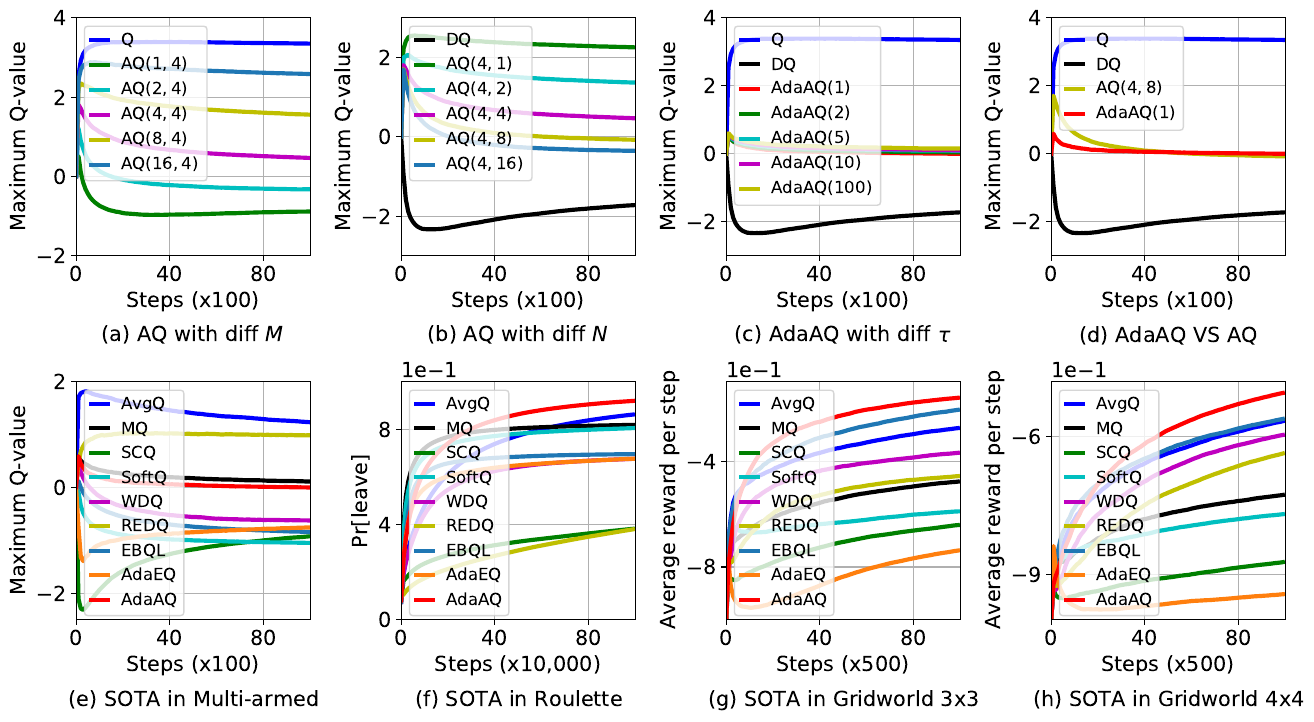

The Python source for this figure:
import matplotlib.pyplot as plt
from matplotlib.pyplot import MultipleLocator
import ast


def figure(multiarm_m, multiarm_n, multiarm_c, multiarm_a, multiarm_sota, policy_sota, reward3_sota, reward4_sota):
    fig = plt.figure(figsize=(13, 7))
    # [左, 下, 宽, 高] 规定的矩形区域 （全部是0~1之间的数，表示比例）
    rect1 = [0.05, 0.65, 0.18, 0.34]
    rect2 = [0.3, 0.65, 0.18, 0.34]
    rect4 = [0.55, 0.65, 0.18, 0.34]
    rect3 = [0.8, 0.65, 0.18, 0.34]
    rect5 = [0.05, 0.13, 0.18, 0.34]
    rect6 = [0.3, 0.13, 0.18, 0.34]
    rect7 = [0.55, 0.13, 0.18, 0.34]
    rect8 = [0.8, 0.13, 0.18, 0.34]
    ax1 = plt.axes(rect1)
    ax2 = plt.axes(rect2)
    ax3 = plt.axes(rect3)
    ax4 = plt.axes(rect4)
    ax5 = plt.axes(rect5)
    ax6 = plt.axes(rect6)
    ax7 = plt.axes(rect7)
    ax8 = plt.axes(rect8)




    label_m = [r'Q',
               r'AQ($1,4$)',
               r'AQ($2,4$)',
               r'AQ($4,4$)',
               r'AQ($8,4$)',
               r'AQ($16,4$)']
    x_value = [i for i in range(len(multiarm_m[0]))]
    ax1.plot(x_value, multiarm_m[0], linewidth=3.0, label=label_m[0], color='blue')
    ax1.plot(x_value, multiarm_m[1], linewidth=3.0, label=label_m[1], color='green')
    ax1.plot(x_value, multiarm_m[2], linewidth=3.0, label=label_m[2], color='c')
    ax1.plot(x_value, multiarm_m[3], linewidth=3.0, label=label_m[3], color='m')
    ax1.plot(x_value, multiarm_m[4], linewidth=3.0, label=label_m[4], color='y')
    ax1.plot(x_value, multiarm_m[5], linewidth=3.0, label=label_m[5], color='#1f77b4')
    ax1.set_ylabel(r'Maximum Q-value', fontsize=15)
    ax1.set_xlabel(r'Steps (x100)', fontsize=15)
    ax1.set_xlim(0, len(multiarm_m[0]))
    ax1.set_ylim(-2, 4)
    ax1.tick_params(labelsize=15)
    xx = MultipleLocator(40)
    ax1.xaxis.set_major_locator(xx)
    yy = MultipleLocator(2)
    ax1.yaxis.set_major_locator(yy)
    ax1.yaxis.get_offset_text().set_fontsize(15)
    ax1.grid()
    ax1.legend(fontsize=12, loc="upper left", handlelength=1)
    ax1.set_title(label=r'(a) AQ with diff $M$', fontsize=15, y=-0.4)



    label_n = [r'DQ',
               r'AQ($4,1$)',
               r'AQ($4,2$)',
               r'AQ($4,4$)',
               r'AQ($4,8$)',
               r'AQ($4,16$)']
    x_value = [i for i in range(len(multiarm_n[0]))]
    ax2.plot(x_value, multiarm_n[0], linewidth=3.0, label=label_n[0], color='black')
    ax2.plot(x_value, multiarm_n[1], linewidth=3.0, label=label_n[1], color='green')
    ax2.plot(x_value, multiarm_n[2], linewidth=3.0, label=label_n[2], color='c')
    ax2.plot(x_value, multiarm_n[3], linewidth=3.0, label=label_n[3], color='m')
    ax2.plot(x_value, multiarm_n[4], linewidth=3.0, label=label_n[4], color='y')
    ax2.plot(x_value, multiarm_n[5], linewidth=3.0, label=label_n[5], color='#1f77b4')
    ax2.set_ylabel(r'Maximum Q-value', fontsize=15)
    ax2.set_xlabel(r'Steps (x100)', fontsize=15)
    ax2.set_xlim(0, len(multiarm_m[0]))
    ax2.set_ylim(-3, 3)
    ax2.tick_params(labelsize=15)
    xx = MultipleLocator(40)
    ax2.xaxis.set_major_locator(xx)
    yy = MultipleLocator(2)
    ax2.yaxis.set_major_locator(yy)
    ax2.yaxis.get_offset_text().set_fontsize(15)
    ax2.grid()
    ax2.legend(fontsize=12, loc="upper left", handlelength=1)
    ax2.set_title(label=r'(b) AQ with diff $N$', fontsize=15, y=-0.4)




    label_c = [r'Q',
               r'DQ',
               r'AQ($4,8$)',
               r'AdaAQ($1$)']
    x_value = [i for i in range(len(multiarm_c[0]))]
    ax3.plot(x_value, multiarm_c[0], linewidth=3.0, label=label_c[0], color='blue')
    ax3.plot(x_value, multiarm_c[1], linewidth=3.0, label=label_c[1], color='black')
    ax3.plot(x_value, multiarm_c[2], linewidth=3.0, label=label_c[2], color='y')
    ax3.plot(x_value, multiarm_c[3], linewidth=3.0, label=label_c[3], color='red')
    ax3.set_ylabel(r'Maximum Q-value', fontsize=15)
    ax3.set_xlabel(r'Steps (x100)', fontsize=15)
    ax3.set_xlim(0, len(multiarm_c[0]))
    ax3.set_ylim(-3.0, 4)
    ax3.tick_params(labelsize=15)
    xx = MultipleLocator(40)
    ax3.xaxis.set_major_locator(xx)
    yy = MultipleLocator(2)
    ax3.yaxis.set_major_locator(yy)
    ax3.yaxis.get_offset_text().set_fontsize(15)
    ax3.grid()
    ax3.legend(fontsize=12, loc="upper left", handlelength=1)
    ax3.set_title(label=r'(d) AdaAQ VS AQ', fontsize=15, y=-0.4)



    label_a = [r'Q',
               r'DQ',
               r'AdaAQ($1$)',
               r'AdaAQ($2$)',
               r'AdaAQ($5$)',
               r'AdaAQ($10$)',
               r'AdaAQ($100$)']
    x_value = [i for i in range(len(multiarm_a[0]))]
    ax4.plot(x_value, multiarm_a[0], linewidth=3.0, label=label_a[0], color='blue')
    ax4.plot(x_value, multiarm_a[1], linewidth=3.0, label=label_a[1], color='black')
    ax4.plot(x_value, multiarm_a[2], linewidth=3.0, label=label_a[2], color='red')
    ax4.plot(x_value, multiarm_a[3], linewidth=3.0, label=label_a[3], color='green')
    ax4.plot(x_value, multiarm_a[4], linewidth=3.0, label=label_a[4], color='c')
    ax4.plot(x_value, multiarm_a[5], linewidth=3.0, label=label_a[5], color='m')
    ax4.plot(x_value, multiarm_a[6], linewidth=3.0, label=label_a[6], color='y')
    ax4.set_ylabel(r'Maximum Q-value', fontsize=15)
    ax4.set_xlabel(r'Steps (x100)', fontsize=15)
    ax4.set_xlim(0, len(multiarm_c[0]))
    ax4.set_ylim(-3, 4)
    ax4.tick_params(labelsize=15)
    xx = MultipleLocator(40)
    ax4.xaxis.set_major_locator(xx)
    yy = MultipleLocator(2)
    ax4.yaxis.set_major_locator(yy)
    ax4.yaxis.get_offset_text().set_fontsize(15)
    ax4.grid()
    ax4.legend(fontsize=12, loc="upper left", handlelength=1)
    ax4.set_title(label=r'(c) AdaAQ with diff $\tau$', fontsize=15, y=-0.4)


    label_sota = [r'AvgQ',
             r"MQ",
             r'SCQ',
             r'SoftQ',
             r'WDQ',
             r'REDQ',
             r'EBQL',
             r"AdaEQ",
             r'AdaAQ']

    x_value = [i for i in range(len(multiarm_sota[0]))]
    ax5.plot(x_value, multiarm_sota[0], linewidth=3.0, label=label_sota[0], color='blue')
    ax5.plot(x_value, multiarm_sota[1], linewidth=3.0, label=label_sota[1], color='black')
    ax5.plot(x_value, multiarm_sota[2], linewidth=3.0, label=label_sota[2], color='green')
    ax5.plot(x_value, multiarm_sota[3], linewidth=3.0, label=label_sota[3], color='c')
    ax5.plot(x_value, multiarm_sota[4], linewidth=3.0, label=label_sota[4], color='m')
    ax5.plot(x_value, multiarm_sota[5], linewidth=3.0, label=label_sota[5], color='y')
    ax5.plot(x_value, multiarm_sota[6], linewidth=3.0, label=label_sota[6], color='#1f77b4')
    ax5.plot(x_value, multiarm_sota[7], linewidth=3.0, label=label_sota[7], color='#ff7f0e')
    ax5.plot(x_value, multiarm_sota[8], linewidth=3.0, label=label_sota[8], color='red')
    ax5.set_ylabel(r'Maximum Q-value', fontsize=15)
    ax5.set_xlabel(r'Steps (x100)', fontsize=15)
    ax5.set_xlim(0, len(multiarm_sota[0]))
    ax5.set_ylim(-2.5, 2.0)
    ax5.tick_params(labelsize=15)
    xx = MultipleLocator(40)
    ax5.xaxis.set_major_locator(xx)
    yy = MultipleLocator(2)
    ax5.yaxis.set_major_locator(yy)
    ax5.yaxis.get_major_formatter().set_powerlimits((0, 1))
    ax5.yaxis.get_offset_text().set_fontsize(15)
    ax5.grid()
    ax5.legend(fontsize=12, loc="upper left", handlelength=1)
    ax5.set_title(label=r'(e) SOTA in Multi-armed', fontsize=15, y=-0.4)



    x_value = [i for i in range(len(policy_sota[0]))]
    ax6.plot(x_value, policy_sota[0], linewidth=3.0, label=label_sota[0], color='blue')
    ax6.plot(x_value, policy_sota[1], linewidth=3.0, label=label_sota[1], color='black')
    ax6.plot(x_value, policy_sota[2], linewidth=3.0, label=label_sota[2], color='green')
    ax6.plot(x_value, policy_sota[3], linewidth=3.0, label=label_sota[3], color='c')
    ax6.plot(x_value, policy_sota[4], linewidth=3.0, label=label_sota[4], color='m')
    ax6.plot(x_value, policy_sota[5], linewidth=3.0, label=label_sota[5], color='y')
    ax6.plot(x_value, policy_sota[6], linewidth=3.0, label=label_sota[6], color='#1f77b4')
    ax6.plot(x_value, policy_sota[7], linewidth=3.0, label=label_sota[7], color='#ff7f0e')
    ax6.plot(x_value, policy_sota[8], linewidth=3.0, label=label_sota[8], color='red')
    ax6.set_ylabel(r'$\Pr$[leave]', fontsize=15)
    ax6.set_xlabel(r'Steps (x10,000)', fontsize=15)
    ax6.set_xlim(0, len(policy_sota[0]))
    ax6.set_ylim(0, 1.0)
    ax6.tick_params(labelsize=15)
    xx = MultipleLocator(40)
    ax6.xaxis.set_major_locator(xx)
    yy = MultipleLocator(0.4)
    ax6.yaxis.set_major_locator(yy)
    ax6.yaxis.get_major_formatter().set_powerlimits((0, 1))
    ax6.yaxis.get_offset_text().set_fontsize(15)
    ax6.grid()
    ax6.legend(fontsize=12, loc="upper left", handlelength=1)
    ax6.set_title(label=r'(f) SOTA in Roulette', fontsize=15, y=-0.4)



    x_value = [i for i in range(len(reward3_sota[0]))]
    ax7.plot(x_value, reward3_sota[0], linewidth=3.0, label=label_sota[0], color='blue')
    ax7.plot(x_value, reward3_sota[1], linewidth=3.0, label=label_sota[1], color='black')
    ax7.plot(x_value, reward3_sota[2], linewidth=3.0, label=label_sota[2], color='green')
    ax7.plot(x_value, reward3_sota[3], linewidth=3.0, label=label_sota[3], color='c')
    ax7.plot(x_value, reward3_sota[4], linewidth=3.0, label=label_sota[4], color='m')
    ax7.plot(x_value, reward3_sota[5], linewidth=3.0, label=label_sota[5], color='y')
    ax7.plot(x_value, reward3_sota[6], linewidth=3.0, label=label_sota[6], color='#1f77b4')
    ax7.plot(x_value, reward3_sota[7], linewidth=3.0, label=label_sota[7], color='#ff7f0e')
    ax7.plot(x_value, reward3_sota[8], linewidth=3.0, label=label_sota[8], color='red')
    ax7.set_ylabel(r'Average reward per step', fontsize=15)
    ax7.set_xlabel(r'Steps (x500)', fontsize=15)
    ax7.set_xlim(0, len(reward3_sota[0]))
    ax7.set_ylim(-1, -0.1)
    ax7.tick_params(labelsize=15)
    xx = MultipleLocator(40)
    ax7.xaxis.set_major_locator(xx)
    yy = MultipleLocator(0.4)
    ax7.yaxis.set_major_locator(yy)
    ax7.yaxis.get_major_formatter().set_powerlimits((-1, -1))
    ax7.yaxis.get_offset_text().set_fontsize(15)
    ax7.grid()
    ax7.legend(fontsize=12, loc="upper left", handlelength=1)
    ax7.set_title(label=r'(g) SOTA in Gridworld 3x3', fontsize=15, y=-0.4)



    x_value = [i for i in range(len(reward4_sota[0]))]
    ax8.plot(x_value, reward4_sota[0], linewidth=3.0, label=label_sota[0], color='blue')
    ax8.plot(x_value, reward4_sota[1], linewidth=3.0, label=label_sota[1], color='black')
    ax8.plot(x_value, reward4_sota[2], linewidth=3.0, label=label_sota[2], color='green')
    ax8.plot(x_value, reward4_sota[3], linewidth=3.0, label=label_sota[3], color='c')
    ax8.plot(x_value, reward4_sota[4], linewidth=3.0, label=label_sota[4], color='m')
    ax8.plot(x_value, reward4_sota[5], linewidth=3.0, label=label_sota[5], color='y')
    ax8.plot(x_value, reward4_sota[6], linewidth=3.0, label=label_sota[6], color='#1f77b4')
    ax8.plot(x_value, reward4_sota[7], linewidth=3.0, label=label_sota[7], color='#ff7f0e')
    ax8.plot(x_value, reward4_sota[8], linewidth=3.0, label=label_sota[8], color='red')
    ax8.set_ylabel(r'Average reward per step', fontsize=15)
    ax8.set_xlabel(r'Steps (x500)', fontsize=15)
    ax8.set_xlim(0, len(reward4_sota[0]))
    ax8.set_ylim(-1, -0.48)
    ax8.tick_params(labelsize=15)
    xx = MultipleLocator(40)
    ax8.xaxis.set_major_locator(xx)
    yy = MultipleLocator(0.3)
    ax8.yaxis.set_major_locator(yy)
    ax8.yaxis.get_major_formatter().set_powerlimits((-1, -1))
    ax8.yaxis.get_offset_text().set_fontsize(15)
    ax8.grid()
    ax8.legend(fontsize=12, loc="upper left", handlelength=1)
    ax8.set_title(label=r'(h) SOTA in Gridworld 4x4', fontsize=15, y=-0.4)


    plt.savefig("./TableQ.pdf", dpi=600, bbox_inches='tight', format='pdf')
    plt.show()



def get_Q_value(dir):
    log = open(dir, 'r').readlines()
    max_Q_S = log[-1][:]
    max_Q_S = ast.literal_eval(max_Q_S)
    return max_Q_S


def get_P_value(dir):
    log = open(dir, 'r').readlines()
    A_left_P = log[-1][:]
    A_left_P = ast.literal_eval(A_left_P)
    return A_left_P


def get_reward_value(dir):
    log = open(dir, 'r').readlines()
    reward = log[-1][:]
    reward = ast.literal_eval(reward)
    return reward

if __name__ == "__main__":
    Q1_learning_dir = r'../Multiarms/Result/log.Q 2025.03.14.16.35.44'
    y1_value = get_Q_value(
        dir=Q1_learning_dir)
    Q2_learning_dir = r'../Multiarms/Result/log.AQ (1,4) 2025.03.15.16.08.02'
    y2_value = get_Q_value(
        dir=Q2_learning_dir)
    Q3_learning_dir = r'../Multiarms/Result/log.AQ (2,4) 2025.03.15.16.11.26'
    y3_value = get_Q_value(
        dir=Q3_learning_dir)
    Q4_learning_dir = r'../Multiarms/Result/log.AQ (4,4) 2025.03.15.15.58.28'
    y4_value = get_Q_value(
        dir=Q4_learning_dir)
    Q5_learning_dir = r'../Multiarms/Result/log.AQ (8,4) 2025.03.15.16.14.51'
    y5_value = get_Q_value(
        dir=Q5_learning_dir)
    Q6_learning_dir = r'../Multiarms/Result/log.AQ (16,4) 2025.03.15.16.18.11'
    y6_value = get_Q_value(
        dir=Q6_learning_dir)
    multiarm_m = [y1_value, y2_value, y3_value, y4_value, y5_value, y6_value]

    print("multiarm_m:")
    for i in multiarm_m:
        print(i[-1])



    Q1_learning_dir = r'../Multiarms/Result/log.DQ 2025.03.14.16.35.40'
    y1_value = get_Q_value(
        dir=Q1_learning_dir)
    Q2_learning_dir = r'../Multiarms/Result/log.AQ (4,1) 2025.03.15.15.52.01'
    y2_value = get_Q_value(
        dir=Q2_learning_dir)
    Q3_learning_dir = r'../Multiarms/Result/log.AQ (4,2) 2025.03.15.15.55.15'
    y3_value = get_Q_value(
        dir=Q3_learning_dir)
    Q4_learning_dir = r'../Multiarms/Result/log.AQ (4,4) 2025.03.15.15.58.28'
    y4_value = get_Q_value(
        dir=Q4_learning_dir)
    Q5_learning_dir = r'../Multiarms/Result/log.AQ (4,8) 2025.03.15.16.01.43'
    y5_value = get_Q_value(
        dir=Q5_learning_dir)
    Q6_learning_dir = r'../Multiarms/Result/log.AQ (4,16) 2025.03.15.16.04.53'
    y6_value = get_Q_value(
        dir=Q6_learning_dir)
    multiarm_n = [y1_value, y2_value, y3_value, y4_value, y5_value, y6_value]

    print("multiarm_n:")
    for i in multiarm_n:
        print(i[-1])



    Q1_learning_dir = r'../Multiarms/Result/log.Q 2025.03.14.16.35.44'
    y1_value = get_Q_value(
        dir=Q1_learning_dir)
    Q2_learning_dir = r'../Multiarms/Result/log.DQ 2025.03.14.16.35.40'
    y2_value = get_Q_value(
        dir=Q2_learning_dir)
    Q3_learning_dir = r'../Multiarms/Result/log.AQ (4,8) 2025.03.15.16.01.43'
    y3_value = get_Q_value(
        dir=Q3_learning_dir)
    Q4_learning_dir = r'../Multiarms/Result/log.SoftAQ (1) 2025.03.14.16.02.57'
    y4_value = get_Q_value(
        dir=Q4_learning_dir)
    multiarm_c = [y1_value, y2_value, y3_value, y4_value]

    print("multiarm_c:")
    for i in multiarm_c:
        print(i[-1])




    Q1_learning_dir = r'../Multiarms/Result/log.Q 2025.03.14.16.35.44'
    y1_value = get_Q_value(
        dir=Q1_learning_dir)
    Q2_learning_dir = r'../Multiarms/Result/log.DQ 2025.03.14.16.35.40'
    y2_value = get_Q_value(
        dir=Q2_learning_dir)
    Q3_learning_dir = r'../Multiarms/Result/log.SoftAQ (1) 2025.03.14.16.02.57'
    y3_value = get_Q_value(
        dir=Q3_learning_dir)
    Q4_learning_dir = r'../Multiarms/Result/log.SoftAQ (2) 2025.03.14.16.09.29'
    y4_value = get_Q_value(
        dir=Q4_learning_dir)
    Q5_learning_dir = r'../Multiarms/Result/log.SoftAQ (5) 2025.03.14.16.15.49'
    y5_value = get_Q_value(
        dir=Q5_learning_dir)
    Q6_learning_dir = r'../Multiarms/Result/log.SoftAQ (10) 2025.03.14.16.22.09'
    y6_value = get_Q_value(
        dir=Q6_learning_dir)
    Q7_learning_dir = r'../Multiarms/Result/log.SoftAQ (100) 2025.03.14.16.28.26'
    y7_value = get_Q_value(
        dir=Q7_learning_dir)
    multiarm_a = [y1_value, y2_value, y3_value, y4_value, y5_value, y6_value, y7_value]

    print("multiarm_a:")
    for i in multiarm_a:
        print(i[-1])







    Q1_learning_dir = r'../Multiarms/Result/log.EnsembleQ 2025.03.14.18.41.09'
    y1_value = get_Q_value(
        dir=Q1_learning_dir)
    Q2_learning_dir = r'../Multiarms/Result/log.MaxminQ 2025.03.14.18.36.36'
    y2_value = get_Q_value(
        dir=Q2_learning_dir)
    Q3_learning_dir = r'../Multiarms/Result/log.SelfCorrectingQ 2025.03.14.18.26.50'
    y3_value = get_Q_value(
        dir=Q3_learning_dir)
    Q4_learning_dir = r'../Multiarms/Result/log.SoftmaxQ 2025.03.14.18.23.09'
    y4_value = get_Q_value(
        dir=Q4_learning_dir)
    Q5_learning_dir = r'../Multiarms/Result/log.WeightedDoubleQ 2025.03.14.20.16.11'
    y5_value = get_Q_value(
        dir=Q5_learning_dir)
    Q6_learning_dir = r'../Multiarms/Result/log.REDQ 2025.03.14.19.41.06'
    y6_value = get_Q_value(
        dir=Q6_learning_dir)
    Q7_learning_dir = r'../Multiarms/Result/log.EBQL 2025.03.14.19.40.47'
    y7_value = get_Q_value(
        dir=Q7_learning_dir)
    Q8_learning_dir = r'../Multiarms/Result/log.AdaEQ 2025.03.14.19.40.21'
    y8_value = get_Q_value(
        dir=Q8_learning_dir)
    Q9_learning_dir = r'../Multiarms/Result/log.SoftAQ (1) 2025.03.14.16.02.57'
    y9_value = get_Q_value(
        dir=Q9_learning_dir)
    multiarm_sota = [y1_value, y2_value, y3_value, y4_value, y5_value, y6_value, y7_value, y8_value, y9_value]
    print("multiarm_sota:")
    for i in multiarm_sota:
        print(i[-1])

    Q1_learning_dir = r'../Roulette/Result/log.EnsembleQ 2025.03.17.14.44.12'
    y1_value = get_P_value(
        dir=Q1_learning_dir)
    Q2_learning_dir = r'../Roulette/Result/log.MaxminQ 2025.03.21.22.39.42'
    y2_value = get_P_value(
        dir=Q2_learning_dir)
    Q3_learning_dir = r'../Roulette/Result/log.SelfCorrectingQ 2025.03.17.14.44.57'
    y3_value = get_P_value(
        dir=Q3_learning_dir)
    Q4_learning_dir = r'../Roulette/Result/log.SoftmaxQ 2025.03.17.14.45.50'
    y4_value = get_P_value(
        dir=Q4_learning_dir)
    Q5_learning_dir = r'../Roulette/Result/log.WeightedDoubleQ 2025.03.17.14.46.01'
    y5_value = get_P_value(
        dir=Q5_learning_dir)
    Q6_learning_dir = r'../Roulette/Result/log.REDQ 2025.03.17.14.44.42'
    y6_value = get_P_value(
        dir=Q6_learning_dir)
    Q7_learning_dir = r'../Roulette/Result/log.EBQL 2025.03.21.11.28.37'
    y7_value = get_P_value(
        dir=Q7_learning_dir)
    Q8_learning_dir = r'../Roulette/Result/log.AdaEQ 2025.03.17.14.42.37'
    y8_value = get_P_value(
        dir=Q8_learning_dir)
    Q9_learning_dir = r'../Roulette/Result/log.SoftAQ (1) 2025.03.16.13.40.30'
    y9_value = get_P_value(
        dir=Q9_learning_dir)
    policy_sota = [y1_value, y2_value, y3_value, y4_value, y5_value, y6_value, y7_value, y8_value, y9_value]
    print("policy_sota:")
    for i in policy_sota:
        print(i[-1])



    Q1_learning_dir = r'../Gridworld3/Result/log.EnsembleQ 2025.03.15.18.17.14'
    y1_value = get_reward_value(
        dir=Q1_learning_dir)
    Q2_learning_dir = r'../Gridworld3/Result/log.MaxminQ 2025.03.15.22.26.24'
    y2_value = get_reward_value(
        dir=Q2_learning_dir)
    Q3_learning_dir = r'../Gridworld3/Result/log.SelfCorrectingQ 2025.03.15.18.22.26'
    y3_value = get_reward_value(
        dir=Q3_learning_dir)
    Q4_learning_dir = r'../Gridworld3/Result/log.SoftmaxQ 2025.03.15.18.23.57'
    y4_value = get_reward_value(
        dir=Q4_learning_dir)
    Q5_learning_dir = r'../Gridworld3/Result/log.WeightedDoubleQ 2025.03.15.18.56.09'
    y5_value = get_reward_value(
        dir=Q5_learning_dir)
    Q6_learning_dir = r'../Gridworld3/Result/log.REDQ 2025.03.15.20.00.21'
    y6_value = get_reward_value(
        dir=Q6_learning_dir)
    Q7_learning_dir = r'../Gridworld3/Result/log.EBQL 2025.03.15.19.56.56'
    y7_value = get_reward_value(
        dir=Q7_learning_dir)
    Q8_learning_dir = r'../Gridworld3/Result/log.AdaEQ 2025.03.15.18.52.17'
    y8_value = get_reward_value(
        dir=Q8_learning_dir)
    Q9_learning_dir = r'../Gridworld3/Result/log.SoftAQ (1) 2025.03.15.14.21.18'
    y9_value = get_reward_value(
        dir=Q9_learning_dir)
    reward3_sota = [y1_value, y2_value, y3_value, y4_value, y5_value, y6_value, y7_value, y8_value, y9_value]

    print("reward3_sota:")
    for i in reward3_sota:
        print(i[-1])

    Q1_learning_dir = r'../Gridworld4/Result/log.EnsembleQ 2025.03.16.11.44.52'
    y1_value = get_reward_value(
        dir=Q1_learning_dir)
    Q2_learning_dir = r'../Gridworld4/Result/log.MaxminQ 2025.03.15.22.43.47'
    y2_value = get_reward_value(
        dir=Q2_learning_dir)
    Q3_learning_dir = r'../Gridworld4/Result/log.SelfCorrectingQ 2025.03.16.11.45.06'
    y3_value = get_reward_value(
        dir=Q3_learning_dir)
    Q4_learning_dir = r'../Gridworld4/Result/log.SoftmaxQ 2025.03.16.11.45.10'
    y4_value = get_reward_value(
        dir=Q4_learning_dir)
    Q5_learning_dir = r'../Gridworld4/Result/log.WeightedDoubleQ 2025.03.16.11.45.13'
    y5_value = get_reward_value(
        dir=Q5_learning_dir)
    Q6_learning_dir = r'../Gridworld4/Result/log.REDQ 2025.03.16.12.42.19'
    y6_value = get_reward_value(
        dir=Q6_learning_dir)
    Q7_learning_dir = r'../Gridworld4/Result/log.EBQL 2025.03.15.22.45.04'
    y7_value = get_reward_value(
        dir=Q7_learning_dir)
    Q8_learning_dir = r'../Gridworld4/Result/log.AdaEQ 2025.03.15.22.42.48'
    y8_value = get_reward_value(
        dir=Q8_learning_dir)
    Q9_learning_dir = r'../Gridworld4/Result/log.SoftAQ (1) 2025.03.15.22.43.09'
    y9_value = get_reward_value(
        dir=Q9_learning_dir)
    reward4_sota = [y1_value, y2_value, y3_value, y4_value, y5_value, y6_value, y7_value, y8_value, y9_value]

    print("reward4_sota:")
    for i in reward4_sota:
        print(i[-1])


    figure(multiarm_m, multiarm_n, multiarm_c, multiarm_a, multiarm_sota, policy_sota, reward3_sota, reward4_sota)

